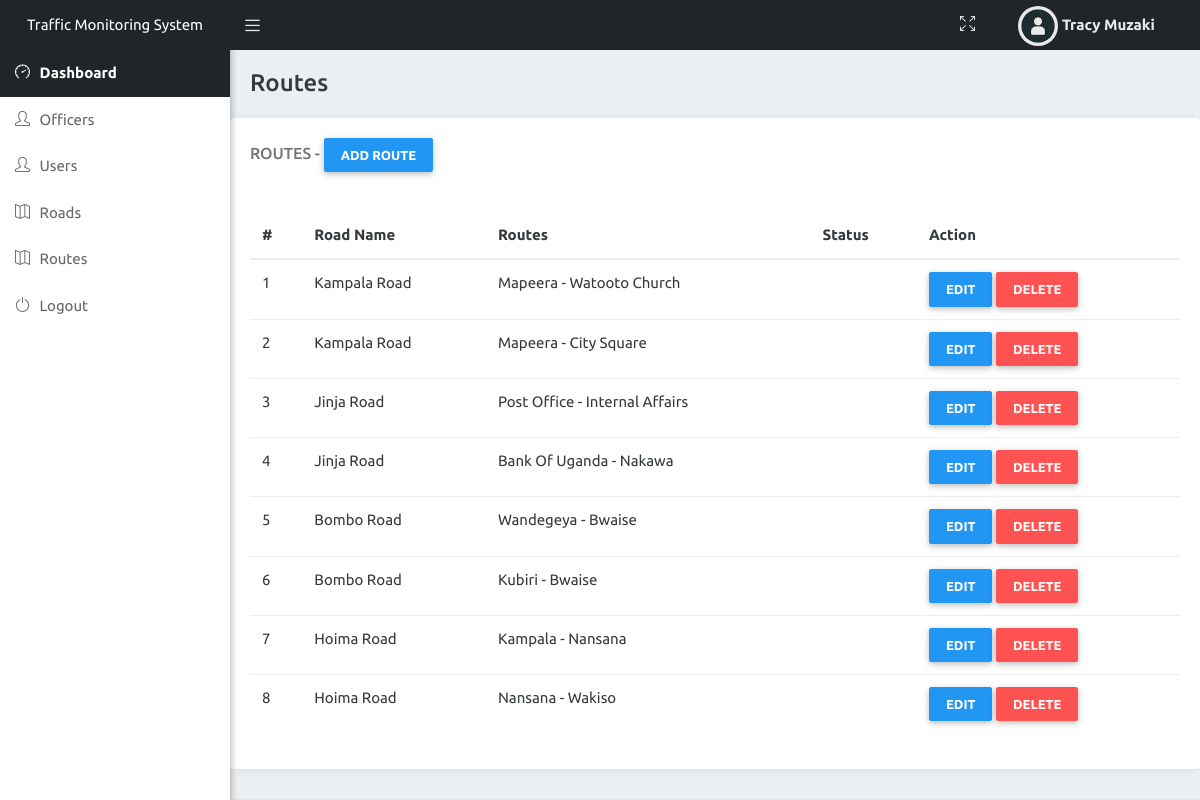
The page /dashboard?routes (signed in) on the database its author committed.
### tables this page shows
CREATE TABLE `routes` (
  `rid` int(11) NOT NULL,
  `road_id` int(11) NOT NULL,
  `fromm` varchar(100) NOT NULL,
  `too` varchar(100) NOT NULL,
  `status` varchar(100) NOT NULL
);

CREATE TABLE `roads` (
  `road_id` int(11) NOT NULL,
  `road_name` varchar(200) NOT NULL
);

### dashboard/index.php (the view, shortened to what this page needs)
<?php include 'header.php';
if ($role == 'admin') {
   if (isset($_REQUEST['officers'])) { ?>
   <div class="content-wrapper">
      <div class="container-fluid">
         <div class="row">
            <div class="main-header">
               <h4>Traffic Officers / Admins</h4>
            </div>
         </div>
         <div class="row dashboard-header">
             <div class="card">
               <div class="card-header">
                  <h5 class="card-header-text">Officers / Admins  - <a href="#addofficer" class="btn btn-primary" data-toggle="modal">Add Officer</a></h5>
               </div>
               <div class="card-block">
                  <div class="row">
                     <div class="col-sm-12 table-responsive">
                        <table class="table table-hover">
                           <thead>
                              <tr>
                                 <th>#</th>
                                 <th>FullName</th>
                                 <th>Phone</th>
                                 <th>Email</th>
                                 <th>Role</th>
                                 <th>Date Registered</th>
                                 <th>Action</th>
                              </tr>
                           </thead>
                           <tbody>
                           <?php $users = $dbh->query("SELECT * FROM users WHERE role ='admin' ORDER BY userid DESC ");
                           $x = 1;
                           while($rx = $users->fetch(PDO::FETCH_OBJ)){ ?>
                              <tr>
                                 <td><?=$x++; ?></td>
                                 <td><?=$rx->fullname; ?></td>
                                 <td><?=$rx->phone; ?></td>
                                 <td><?=$rx->email; ?></td>
                                 <td><?=$rx->role; ?></td>
                                 <td><?=$rx->date_registered; ?></td>
                                 <td>
                                    <a href="#edit-user<?=$rx->userid; ?>" data-toggle="modal" class="btn btn-primary">Edit</a>
                                    <a onclick="return confirm('Do you really want to delete this officer?. '); " href="?delete-user=<?=$rx->userid; ?>" class="btn btn-danger">Delete</a>
                                 </td>
                              </tr>
                           <?php include 'edit-user.php'; } ?>
                           </tbody>
                        </table>
                     </div>
                  </div>
               </div>
            </div>
         </div>
      </div>
   </div>
   <?php }elseif (isset($_REQUEST['delete-user'])) {
      dbDelete('users','userid',$_REQUEST['delete-user']);
      redirect_page('?users'); ?>
   <?php }elseif (isset($_REQUEST['delete-road'])) {
      dbDelete('roads','road_id',$_REQUEST['delete-road']);
      redirect_page('?roads'); ?>
   <?php }elseif (isset($_REQUEST['routes'])) { ?>
      <div class="content-wrapper">
      <div class="container-fluid">
         <div class="row">
            <div class="main-header">
               <h4>Routes</h4>
            </div>
         </div>
         <div class="row dashboard-header">
             <div class="card">
               <div class="card-header">
                  <h5 class="card-header-text">Routes - <a href="#addroute" data-toggle="modal" class="btn btn-primary">Add Route</a></h5>
               </div>
               <div class="card-block">
                  <div class="row">
                     <div class="col-sm-12 table-responsive">
                        <table class="table table-hover">
                           <thead>
                              <tr>
                                 <th>#</th>
                                 <th>Road Name</th>
                                 <th>Routes</th>
                                 <th>Status</th>
                                 <th>Action</th>
                              </tr>
                           </thead>
                           <tbody>
                           <?php $roads_routes = $dbh->query("SELECT * FROM roads r, routes t WHERE r.road_id = t.road_id ");
                           $x = 1;
                           while($rx = $roads_routes->fetch(PDO::FETCH_OBJ)){ ?>
                              <tr>
                                 <td><?=$x++; ?></td>
                                 <td><?=$rx->road_name; ?></td>
                                 <td><?=$rx->fromm.' - '.$rx->too; ?></td>
                                 <td></td>
                                 <td>
                                    <a href="#edit-route<?=$rx->rid; ?>" data-toggle="modal" class="btn btn-primary">Edit</a>
                                    <a onclick="return confirm('Do you really want to delete this Road?. '); " href="?delete-road=<?=$rx->road_id; ?>" class="btn btn-danger">Delete</a></td>
                              </tr>
                           <?php include 'edit-route.php'; } ?>
                           </tbody>
                        </table>
                     </div>
                  </div>
               </div>
            </div>
         </div>
      </div>
   </div>
   <?php }elseif (isset($_REQUEST[''])) { ?>
   <?php }elseif (isset($_REQUEST[''])) { ?>
   <?php }elseif (isset($_REQUEST[''])) { ?>
   <?php }elseif (isset($_REQUEST[''])) { ?>
   <?php }elseif (isset($_REQUEST[''])) { ?>
   <?php }elseif (isset($_REQUEST[''])) { ?>
<?php } ?>
<?php } ?>
<?php include 'footer.php'; ?>

### dashboard/header.php (shortened to what this page needs)
<?php
include '../root/process.php';
if (empty($_SESSION['userid'])) {
    header("Location: ".SITE_URL.'/login');
}else{
    $role = $_SESSION['role'];
    $fullname   = $_SESSION['fullname'];
}
?>
<!DOCTYPE html>
<html lang="en">
<head>
   <link rel="stylesheet" type="text/css" href="assets/icon/themify-icons/themify-icons.css">
   <link rel="stylesheet" type="text/css" href="assets/icon/icofont/css/icofont.css">
   <link rel="stylesheet" type="text/css" href="assets/icon/simple-line-icons/css/simple-line-icons.css">
   <link rel="stylesheet" type="text/css" href="assets/plugins/bootstrap/css/bootstrap.min.css">
   <link rel="stylesheet" href="assets/plugins/chartist/dist/chartist.css" type="text/css" media="all">
   <link href="assets/css/svg-weather.css" rel="stylesheet">
   <link rel="stylesheet" type="text/css" href="assets/css/main.css">
   <link rel="stylesheet" type="text/css" href="assets/css/responsive.css">
</head>
<body class="sidebar-mini fixed">
   <div class="wrapper">
      <header class="main-header-top hidden-print">
         <a href="<?=HOME_URL; ?>" class="logo">
            Traffic Monitoring System
        </a>
         <nav class="navbar navbar-static-top">
            <a href="#!" data-toggle="offcanvas" class="sidebar-toggle"></a>
            <div class="navbar-custom-menu f-right">
               <ul class="top-nav">
                  <li class="pc-rheader-submenu">
                     <a href="#!" class="drop icon-circle" onclick="javascript:toggleFullScreen()">
                        <i class="icon-size-fullscreen"></i>
                     </a>
                  </li>
                  <li class="dropdown">
                     <a href="#!" data-toggle="dropdown" role="button" aria-haspopup="true" aria-expanded="false" class="dropdown-toggle drop icon-circle drop-image">
                        <span><img class="img-circle " src="../images/avatar.png" style="width:40px;" alt="User Image"></span>
                        <span><b><?=ucwords($fullname); ?></b> <i class=" icofont icofont-simple-down"></i></span>
                     </a>
                  </li>
               </ul>
            </div>
         </nav>
      </header>
      <aside class="main-sidebar hidden-print ">
         <section class="sidebar" id="sidebar-scroll">
            <ul class="sidebar-menu">
                <li class="active treeview">
                    <a class="waves-effect waves-dark" href="<?=HOME_URL; ?>">
                        <i class="icon-speedometer"></i><span> Dashboard</span>
                    </a>
                </li>
               <?php if ($role == 'admin') { ?>
                <li class="treeview">
                    <a class="waves-effect waves-dark" href="<?=HOME_URL; ?>?officers">
                        <i class="icon-user"></i><span> Officers</span>
                    </a>
                </li>
                <li class="treeview">
                    <a class="waves-effect waves-dark" href="<?=HOME_URL; ?>?users">
                        <i class="icon-user"></i><span> Users</span>
                    </a>
                </li>
                <?php } ?>
                <li class="treeview">
                    <a class="waves-effect waves-dark" href="<?=HOME_URL; ?>?roads">
                        <i class="icon-map"></i><span> Roads</span>
                    </a>
                </li>
                <li class="treeview">
                    <a class="waves-effect waves-dark" href="<?=HOME_URL; ?>?routes">
                        <i class="icon-map"></i><span> Routes</span>
                    </a>
                </li>
                <li class="treeview">
                    <a class="waves-effect waves-dark" onclick="return confirm('Do you really want to Logout?. '); " href="<?=SITE_URL; ?>/logout">
                        <i class="icon-power"></i><span> Logout</span>
                    </a>
                </li>
            </ul>
         </section>
      </aside>

### dashboard/footer.php (shortened to what this page needs)
   </div>
</body>
</html>

### dashboard/assets/css/generic-class.css (style rules this page uses)
.f-right { float: right !important; }

### dashboard/assets/css/menu.css (style rules this page uses)
.top-nav .dropdown-toggle:after { content: initial; }
.main-header-top { background-color: #212529; }
.main-header-top .navbar .top-nav > li > a { opacity: 0.9; color: #fff; }
.main-header-top .navbar .sidebar-toggle { color: #fff; opacity: 0.9; }
.main-header-top .logo { color: #fff; border-bottom: 0 solid transparent; }
.sidebar-menu > li > a { color: #666; }
.sidebar-menu > li.active > a { color: #fff; font-weight: 600; background: #212529; }
.fixed .main-header-top, .fixed .main-sidebar, .fixed .left-side { position: fixed; }
.fixed .main-header-top { top: 0; right: 0; left: 0; }
.fixed .content-wrapper { margin-top: 50px; }
.wrapper:before { content: " "; display: table; }
.wrapper:after { content: " "; clear: both; }
.content-wrapper { height: 100%; background-color: #ebeff2; margin-left: 230px; z-index: 820; -webkit-transition: all 0.3s ease-in-out; -moz-transition: all 0.3s ease-in-out; -ms-transition: all 0.3s ease-in-out; transition: all 0.3s ease-in-out; }
.main-header-top { position: relative; max-height: 50px; z-index: 1030; }
.main-header-top > .navbar { margin-bottom: 0; margin-left: 230px; border: none; max-height: 50px; border-radius: 0; padding: 0; background-color: #212529; }
.main-header-top .sidebar-toggle { float: left; background-color: transparent; background-image: none; padding: 15px; font-family: fontAwesome; position: relative; -webkit-transition: all 0.3s ease; -moz-transition: all 0.3s ease; -ms-transition: all 0.3s ease; transition: all 0.3s ease; max-height: 50px; }
.main-header-top .sidebar-toggle:before { font-family: 'simple-line-icons'; content: "\e601"; font-size: 15px; }
.main-header-top .logo { display: block; width: 230px; height: 50px; font-size: 15px; font-weight: 400; line-height: 50px; text-align: center; padding: 0 15px; float: left; overflow: hidden; }
.main-header-top .top-nav { list-style: none; padding-left: 0; display: inline-block; float: right; margin: 0 10px 0 0; }
.main-header-top .top-nav > li { display: inline-block; position: relative; }
.main-header-top .top-nav > li > a { padding: 15px 20px; line-height: 50px; opacity: 0.9; }
.main-sidebar { position: absolute; top: 0; left: 0; background: #fff; padding-top: 50px; min-height: 100vh; width: 230px; z-index: 810; -webkit-box-shadow: 1px 3px 7px rgba(0, 0, 0, 0.3); box-shadow: 1px 3px 7px rgba(0, 0, 0, 0.3); -webkit-transition: transform 0.3s ease-in-out, width 0.3s ease-in-out; -moz-transition: transform 0.3s ease-in-out, width 0.3s ease-in-out; -ms-transition: transform 0.3s ease-in-out, width 0.3s ease-in-out; transition: transform 0.3s ease-in-out, width 0.3s ease-in-out; }
.sidebar { padding-bottom: 10px; font-size: 16px; }
.sidebar-menu { list-style: none; margin: 0; padding: 0; white-space: nowrap; overflow: hidden; }
.sidebar-menu > li { position: relative; margin: 0; padding: 0; }
.sidebar-menu > li > a { padding: 12px 5px 12px 15px; display: block; position: relative; font-size: 15px; background-color: #fff; }
.sidebar-menu > li > a > i { padding-right: 6px; display: inline; }

### rows shown on the page
routes: road.road_name "Kampala Road", fromm "Mapeera", too "Watooto Church"
routes: road.road_name "Kampala Road", fromm "Mapeera", too "City Square"
routes: road.road_name "Jinja Road", fromm "Post Office", too "Internal Affairs"
routes: road.road_name "Jinja Road", fromm "Bank Of Uganda", too "Nakawa"
routes: road.road_name "Bombo Road", fromm "Wandegeya", too "Bwaise"
routes: road.road_name "Bombo Road", fromm "Kubiri", too "Bwaise"
routes: road.road_name "Hoima Road", fromm "Kampala", too "Nansana"
routes: road.road_name "Hoima Road", fromm "Nansana", too "Wakiso"

### other values the page prints
$fullname "Tracy Muzaki"
